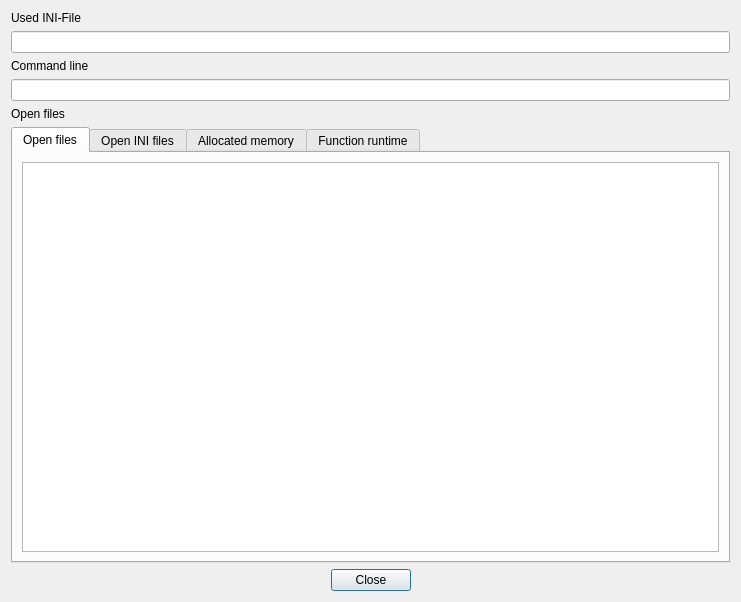
<?xml version="1.0" encoding="UTF-8"?>
<ui version="4.0">
 <class>InternalsDialog</class>
 <widget class="QDialog" name="InternalsDialog">
  <property name="geometry">
   <rect>
    <x>0</x>
    <y>0</y>
    <width>741</width>
    <height>602</height>
   </rect>
  </property>
  <property name="windowTitle">
   <string>Internals</string>
  </property>
  <property name="windowIcon">
   <iconset>
    <normaloff>:/Icons/car.png</normaloff>:/Icons/car.png</iconset>
  </property>
  <layout class="QVBoxLayout" name="verticalLayout_4">
   <item>
    <widget class="QLabel" name="label">
     <property name="text">
      <string>Used INI-File</string>
     </property>
    </widget>
   </item>
   <item>
    <widget class="QLineEdit" name="lineEditINIFile">
     <property name="readOnly">
      <bool>true</bool>
     </property>
    </widget>
   </item>
   <item>
    <widget class="QLabel" name="label_3">
     <property name="text">
      <string>Command line</string>
     </property>
    </widget>
   </item>
   <item>
    <widget class="QLineEdit" name="lineEditCommandLine">
     <property name="readOnly">
      <bool>true</bool>
     </property>
    </widget>
   </item>
   <item>
    <widget class="QLabel" name="label_2">
     <property name="text">
      <string>Open files</string>
     </property>
    </widget>
   </item>
   <item>
    <widget class="QTabWidget" name="tabWidget">
     <property name="currentIndex">
      <number>0</number>
     </property>
     <widget class="QWidget" name="tab">
      <attribute name="title">
       <string>Open files</string>
      </attribute>
      <layout class="QVBoxLayout" name="verticalLayout_5">
       <item>
        <widget class="QListWidget" name="listWidgetOpenFiles">
         <property name="uniformItemSizes">
          <bool>true</bool>
         </property>
        </widget>
       </item>
      </layout>
     </widget>
     <widget class="QWidget" name="tab_2">
      <attribute name="title">
       <string>Open INI files</string>
      </attribute>
      <layout class="QVBoxLayout" name="verticalLayout_8">
       <item>
        <widget class="QListWidget" name="listWidgetOpenIniFiles">
         <property name="uniformItemSizes">
          <bool>true</bool>
         </property>
        </widget>
       </item>
      </layout>
     </widget>
     <widget class="QWidget" name="tab_3">
      <attribute name="title">
       <string>Allocated memory</string>
      </attribute>
      <layout class="QVBoxLayout" name="verticalLayout_6">
       <item>
        <widget class="QGroupBox" name="groupBox_2">
         <property name="title">
          <string>Allocated memory</string>
         </property>
         <layout class="QVBoxLayout" name="verticalLayout_3" stretch="1,0">
          <item>
           <layout class="QHBoxLayout" name="horizontalLayout_6">
            <item>
             <layout class="QVBoxLayout" name="verticalLayout">
              <item>
               <widget class="QLabel" name="label_4">
                <property name="text">
                 <string>Process</string>
                </property>
               </widget>
              </item>
              <item>
               <widget class="QListWidget" name="listWidgetProcess">
                <property name="uniformItemSizes">
                 <bool>true</bool>
                </property>
               </widget>
              </item>
             </layout>
            </item>
            <item>
             <layout class="QVBoxLayout" name="verticalLayout_2">
              <item>
               <widget class="QLabel" name="label_5">
                <property name="text">
                 <string>Allocated memory</string>
                </property>
               </widget>
              </item>
              <item>
               <widget class="QListWidget" name="listWidgetMemory">
                <property name="minimumSize">
                 <size>
                  <width>270</width>
                  <height>0</height>
                 </size>
                </property>
                <property name="uniformItemSizes">
                 <bool>true</bool>
                </property>
               </widget>
              </item>
             </layout>
            </item>
           </layout>
          </item>
          <item>
           <layout class="QHBoxLayout" name="horizontalLayout_3">
            <item>
             <spacer name="verticalSpacer">
              <property name="orientation">
               <enum>Qt::Vertical</enum>
              </property>
              <property name="sizeHint" stdset="0">
               <size>
                <width>20</width>
                <height>13</height>
               </size>
              </property>
             </spacer>
            </item>
            <item>
             <spacer name="horizontalSpacer_4">
              <property name="orientation">
               <enum>Qt::Horizontal</enum>
              </property>
              <property name="sizeHint" stdset="0">
               <size>
                <width>40</width>
                <height>20</height>
               </size>
              </property>
             </spacer>
            </item>
            <item>
             <layout class="QHBoxLayout" name="horizontalLayout_2">
              <item>
               <widget class="QLabel" name="label_6">
                <property name="text">
                 <string>Total bytes</string>
                </property>
               </widget>
              </item>
              <item>
               <widget class="QLineEdit" name="lineEditTotalBytes"/>
              </item>
             </layout>
            </item>
           </layout>
          </item>
         </layout>
        </widget>
       </item>
      </layout>
     </widget>
     <widget class="QWidget" name="tab_4">
      <attribute name="title">
       <string>Function runtime</string>
      </attribute>
      <layout class="QVBoxLayout" name="verticalLayout_7">
       <item>
        <widget class="QGroupBox" name="groupBox">
         <property name="title">
          <string>Function runtime</string>
         </property>
         <layout class="QHBoxLayout" name="horizontalLayout_5">
          <item>
           <widget class="QListWidget" name="listWidgetFunctionRuntime">
            <property name="uniformItemSizes">
             <bool>true</bool>
            </property>
           </widget>
          </item>
         </layout>
        </widget>
       </item>
      </layout>
     </widget>
    </widget>
   </item>
   <item>
    <layout class="QHBoxLayout" name="horizontalLayout_4">
     <item>
      <spacer name="horizontalSpacer_2">
       <property name="orientation">
        <enum>Qt::Horizontal</enum>
       </property>
       <property name="sizeHint" stdset="0">
        <size>
         <width>40</width>
         <height>20</height>
        </size>
       </property>
      </spacer>
     </item>
     <item>
      <widget class="QPushButton" name="pushButtonClose">
       <property name="text">
        <string>Close</string>
       </property>
      </widget>
     </item>
     <item>
      <spacer name="horizontalSpacer_3">
       <property name="orientation">
        <enum>Qt::Horizontal</enum>
       </property>
       <property name="sizeHint" stdset="0">
        <size>
         <width>40</width>
         <height>20</height>
        </size>
       </property>
      </spacer>
     </item>
    </layout>
   </item>
  </layout>
 </widget>
 <resources/>
 <connections/>
</ui>
